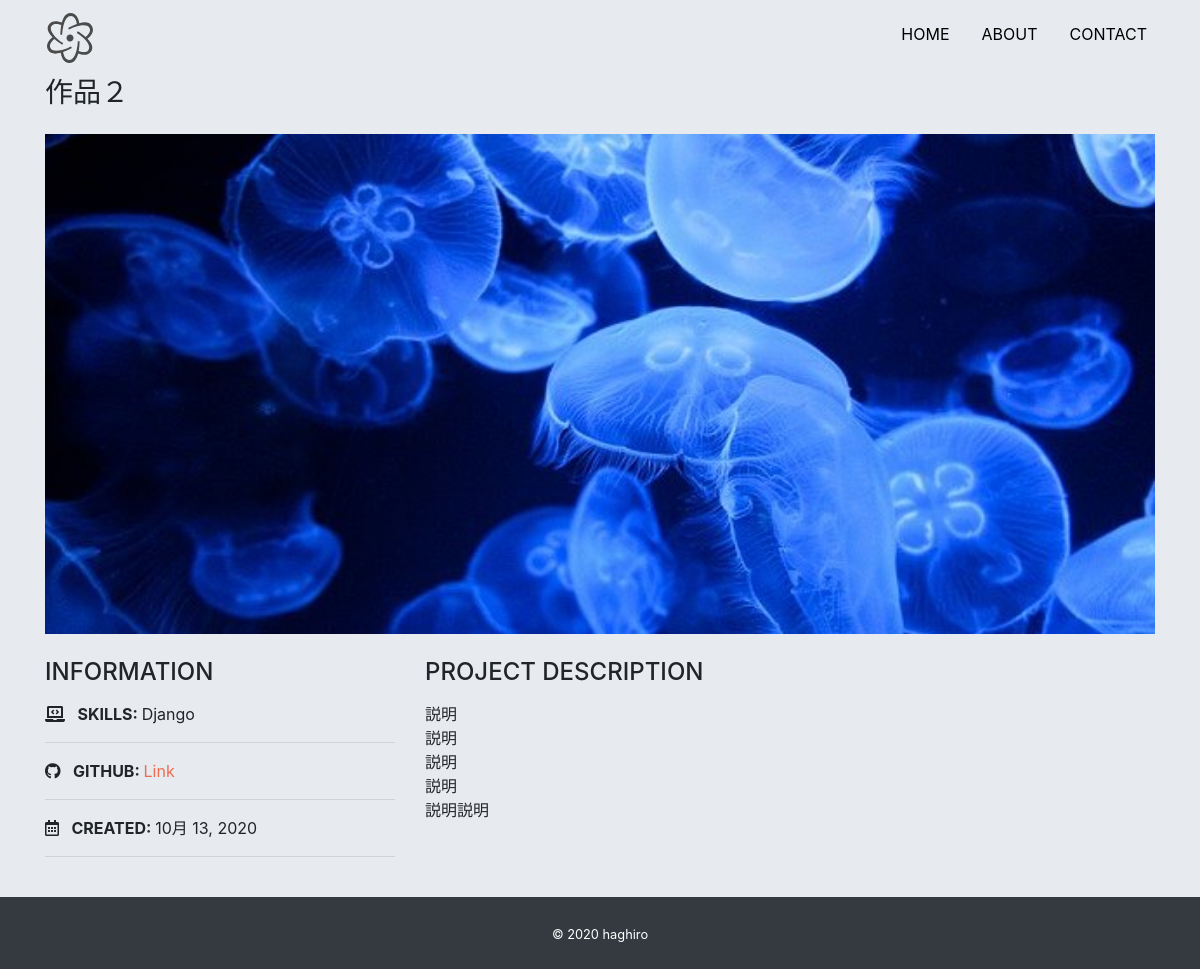
/detail/3, run on the app's committed database.
### app/models.py (models this page shows, shortened)
class Work(models.Model):
    title = models.CharField('タイトル', max_length=100)
    image = models.ImageField(upload_to='images', verbose_name='イメージ画像')
    thumbnail = models.ImageField(
        upload_to='images', verbose_name='サムネイル', null=True, blank=True)
    skill = models.CharField('スキル', max_length=100)
    url = models.CharField('URL', max_length=100, null=True, blank=True)
    created = models.DateField('作成日')
    description = models.TextField('説明')

### app/views.py (the view)
# urls.py: path('detail/<int:pk>', views.DetailView.as_view(), name='detail'),
class DetailView(View):
    def get(self, request, *args, **kwargs):
        work_data = Work.objects.get(id=self.kwargs['pk'])
        return render(request, 'app/detail.html', {
            'work_data': work_data
        })

### app/templates/app/detail.html
{% extends 'app/base.html' %}
{% block content %}
<h3 class="mb-4">{{ work_data.title }}</h3>
<div class="card top mb-4">
  <img src="{{ work_data.image.url }}" alt="">
</div>
<div class="row">
  <div class="col-sm-4 mb-4">
    <h4 class="mb-3">INFORMATION</h4>
    <p>
      <i class="fas fa-laptop-code mr-2"></i>
      <span class="font-weight-bolder">SKILLS: </span>
      {{ work_data.skill }}
    </p>
    <hr>
    <p>
      <i class="fab fa-github mr-2"></i>
      <span class="font-weight-bolder">GITHUB: </span>
      {% if work_data.url %}
      <a href="{{ work_data.url }}" target="_blank" class="link-color">Link</a>
      {% else %}
      Private
      {% endif %}
    </p>
    <hr>
    <p>
      <i class="far fa-calendar-alt mr-2"></i>
      <span class="font-weight-bolder">CREATED: </span>
      {{ work_data.created }}
    </p>
    <hr>
  </div>
  <div class="col-sm-8 mb-5">
    <h4 class="mb-3">PROJECT DESCRIPTION</h4>
    <p>{{ work_data.description|linebreaksbr }}</p>
  </div>
</div>
{% endblock content %}

### app/static/css/style.css (style rules this page uses)
* { margin: 0; padding: 0; box-sizing: border-box; }
body { background: #e7ebf0; display: flex; flex-flow: column; min-height: 100vh; }
.top img { object-fit: cover; height: 500px; }
.link-color { color: #EE6C4D; }
.card { border: none; }

### data on the page
Work: title "作品２", image (picture), skill "Django", created "10月 13, 2020", description "説明 説明 説明 説明 説明説明"
